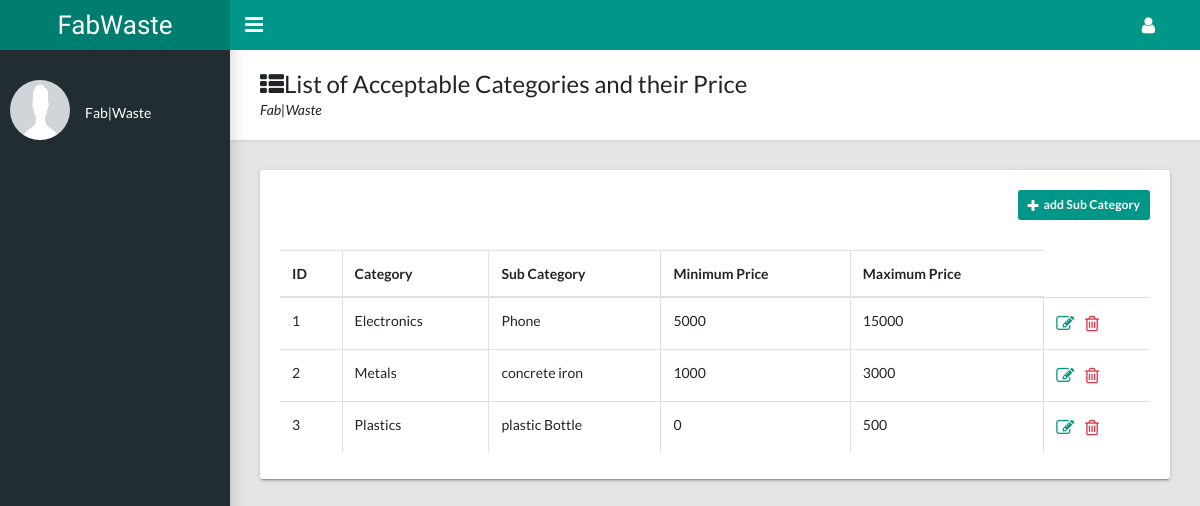
The app's page /dashboard/view-subcategories, older data.
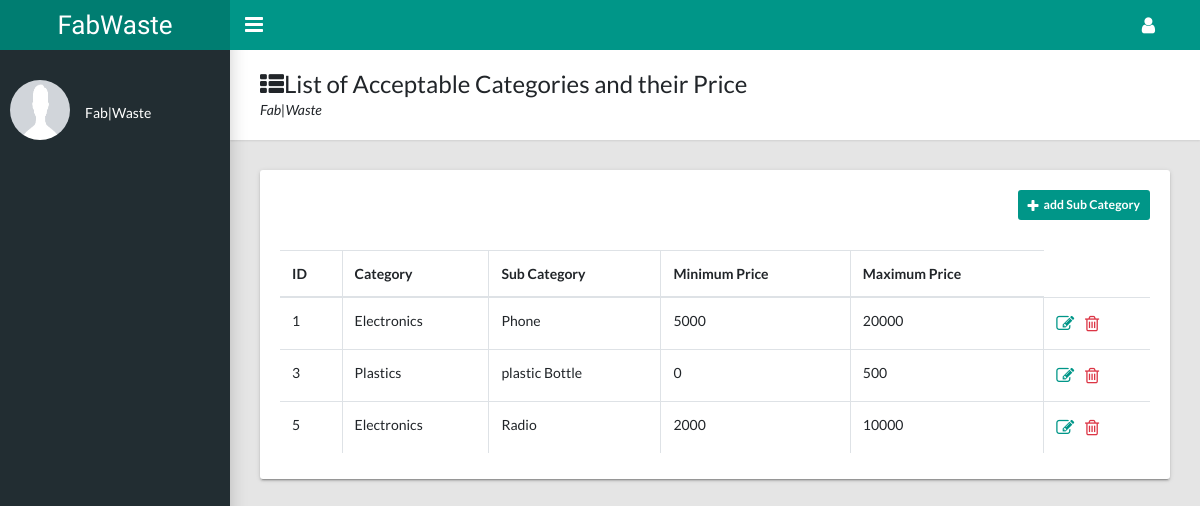
The same page, newer data.
### products/models.py (models this page shows)
class SubCategory(models.Model):
    category = models.ForeignKey(Category, on_delete=models.DO_NOTHING)
    name = models.CharField(max_length=100)
    minimum_price = models.DecimalField(max_digits=10, decimal_places=0, default=0)
    maximum_price = models.DecimalField(max_digits=10, decimal_places=0, default=0)

class Category(models.Model):
    name = models.CharField(max_length=100)
    def __str__(self):
        return f'{self.name}'

### dashboard/views.py (the view)
# urls.py: path('view-subcategories', view_subcategories, name='view_subcategory'),
def view_subcategories(request):
    subcategories = SubCategory.objects.all()
    return render(request, 'dashboard/admin_list_subcategories.html', {'subcategories': subcategories})

### templates/dashboard/admin_list_subcategories.html (shortened to what this page needs)
{% extends 'dashboard/dashboard.html' %}
{% load static %}
{% block dashboard_content %}
    <main class="app-content">
      <div class="app-title">
        <div>
          <h1><i class="fa fa-th-list"></i>List of Acceptable Categories and their Price</h1>
          <p>Fab|Waste</p>
        </div>
      </div>
      <div class="row">
        <div class="col-md-12">
          <div class="tile">
          <div class="text-right">
              <a href="{% url 'add_sub_category' %}" class="btn btn-primary btn-sm mb-4"><i class="fa fa-plus"></i>add Sub Category</a>
          </div>
            <div class="tile-body">
              <div class="table-responsive">
                <table class="table table-hover table-bordered" id="sampleTable">
                  <thead>
                    <tr>
                      <th>ID</th>
                      <th>Category</th>
                      <th>Sub Category</th>
                      <th>Minimum Price</th>
                      <th>Maximum Price</th>
                    </tr>
                  </thead>
                  <tbody>
                    {% for subcategory in  subcategories %}
                        <tr>
                          <td>{{ subcategory.id}}</td>
                          <td>{{ subcategory.category}}</td>
                          <td>{{ subcategory.name}}</td>
                          <td>{{ subcategory.minimum_price}}</td>
                          <td>{{ subcategory.maximum_price}}</td>
                          <td>
                              <a href="{% url 'edit_subcategory' subcategory.id %}" class="mr-2" style="font-size: large"><i class="fa fa-edit"></i></a>
                              <span><a href="{% url 'delete_subcategory' subcategory.id %}" class="text-danger" style="font-size: large"><i class="fa fa-trash-o"></i></a></span>
                          </td>
                        </tr>
                    {% endfor %}
                  </tbody>
                </table>
              </div>
            </div>
          </div>
        </div>
      </div>
    </main>
    {% endblock %}

Row changes from the older to the newer data that the page shows:
removed SubCategory: id "2", category "Metals", name "concrete iron", minimum_price "1000", maximum_price "3000"
changed SubCategory "Phone": maximum_price "15000" → "20000"
added SubCategory: id "5", category "Electronics", name "Radio", minimum_price "2000", maximum_price "10000"
